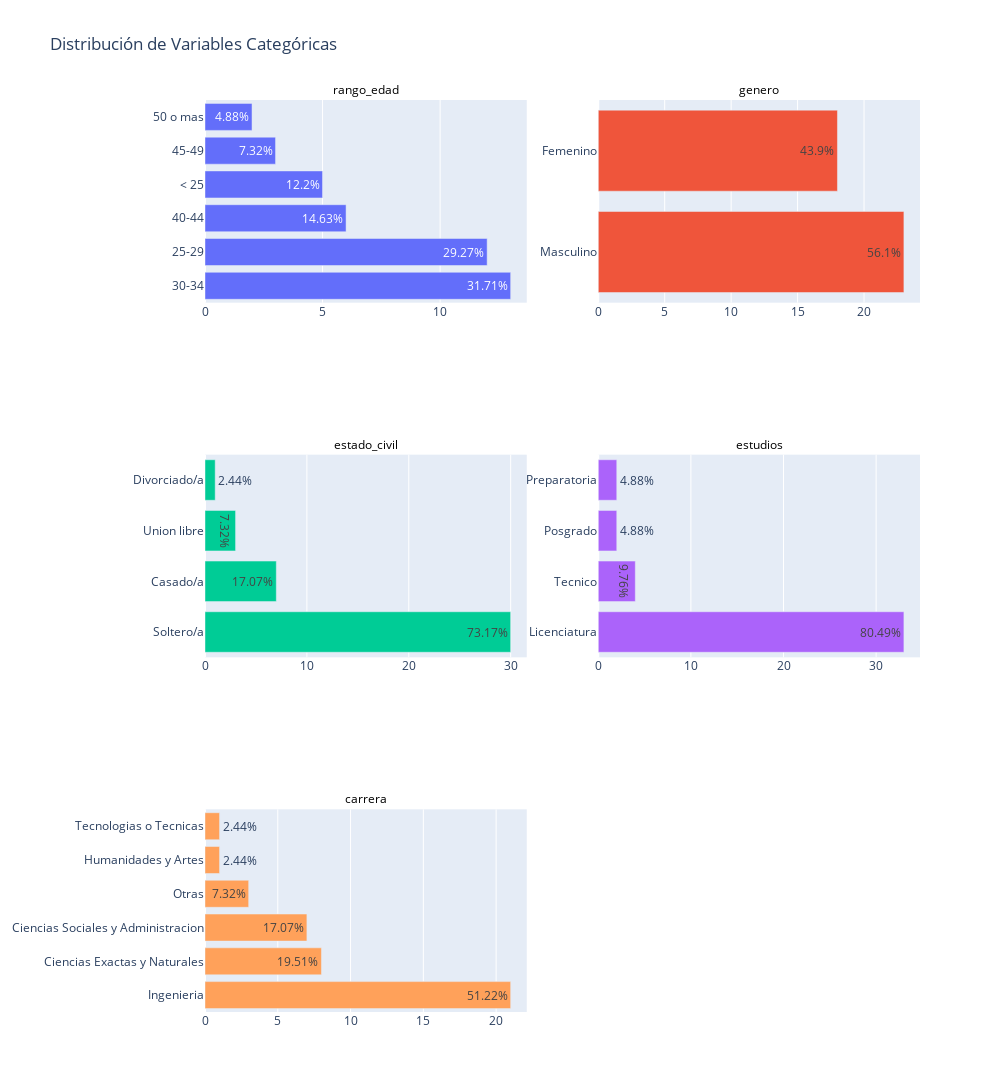

Source (notebook cell):
### Code cell
graficos_eda_categoricos(df_cat_inf_personal)

### Figure 1 — Plotly figure (JSON) as saved in the notebook; plotly's stock layout.template omitted (floating-point values rounded to 4 significant figures)
{"data": [{"name": "rango_edad", "orientation": "h", "text": ["31.71%", "29.27%", "14.63%", "12.2%", "7.32%", "4.88%"], "textposition": "auto", "type": "bar", "x": [13, 12, 6, 5, 3, 2], "xaxis": "x", "y": [" 30-34", " 25-29", " 40-44", "< 25", " 45-49", "50 o mas"], "yaxis": "y"}, {"name": "genero", "orientation": "h", "text": ["56.1%", "43.9%"], "textposition": "auto", "type": "bar", "x": [23, 18], "xaxis": "x2", "y": ["Masculino", "Femenino"], "yaxis": "y2"}, {"name": "estado_civil", "orientation": "h", "text": ["73.17%", "17.07%", "7.32%", "2.44%"], "textposition": "auto", "type": "bar", "x": [30, 7, 3, 1], "xaxis": "x3", "y": ["Soltero/a", "Casado/a", "Union libre", "Divorciado/a"], "yaxis": "y3"}, {"name": "estudios", "orientation": "h", "text": ["80.49%", "9.76%", "4.88%", "4.88%"], "textposition": "auto", "type": "bar", "x": [33, 4, 2, 2], "xaxis": "x4", "y": ["Licenciatura", "Tecnico", "Posgrado", "Preparatoria"], "yaxis": "y4"}, {"name": "carrera", "orientation": "h", "text": ["51.22%", "19.51%", "17.07%", "7.32%", "2.44%", "2.44%"], "textposition": "auto", "type": "bar", "x": [21, 8, 7, 3, 1, 1], "xaxis": "x5", "y": ["Ingenieria", "Ciencias Exactas y Naturales", "Ciencias Sociales y Administracion", "Otras", "Humanidades y Artes", "Tecnologias o Tecnicas"], "yaxis": "y5"}], "layout": {"annotations": [{"font": {"color": "black", "size": 12}, "showarrow": false, "text": "rango_edad", "x": 0.225, "xanchor": "center", "xref": "paper", "y": 1, "yanchor": "bottom", "yref": "paper"}, {"font": {"color": "black", "size": 12}, "showarrow": false, "text": "genero", "x": 0.775, "xanchor": "center", "xref": "paper", "y": 1, "yanchor": "bottom", "yref": "paper"}, {"font": {"color": "black", "size": 12}, "showarrow": false, "text": "estado_civil", "x": 0.225, "xanchor": "center", "xref": "paper", "y": 0.6111, "yanchor": "bottom", "yref": "paper"}, {"font": {"color": "black", "size": 12}, "showarrow": false, "text": "estudios", "x": 0.775, "xanchor": "center", "xref": "paper", "y": 0.6111, "yanchor": "bottom", "yref": "paper"}, {"font": {"color": "black", "size": 12}, "showarrow": false, "text": "carrera", "x": 0.225, "xanchor": "center", "xref": "paper", "y": 0.2222, "yanchor": "bottom", "yref": "paper"}], "height": 1200, "showlegend": false, "title": {"text": "Distribución de Variables Categóricas"}, "width": 1000, "xaxis": {"anchor": "y", "domain": [0, 0.45]}, "xaxis2": {"anchor": "y2", "domain": [0.55, 1]}, "xaxis3": {"anchor": "y3", "domain": [0, 0.45]}, "xaxis4": {"anchor": "y4", "domain": [0.55, 1]}, "xaxis5": {"anchor": "y5", "domain": [0, 0.45]}, "xaxis6": {"anchor": "y6", "domain": [0.55, 1]}, "yaxis": {"anchor": "x", "domain": [0.7778, 1]}, "yaxis2": {"anchor": "x2", "domain": [0.7778, 1]}, "yaxis3": {"anchor": "x3", "domain": [0.3889, 0.6111]}, "yaxis4": {"anchor": "x4", "domain": [0.3889, 0.6111]}, "yaxis5": {"anchor": "x5", "domain": [0, 0.2222]}, "yaxis6": {"anchor": "x6", "domain": [0, 0.2222]}}}
